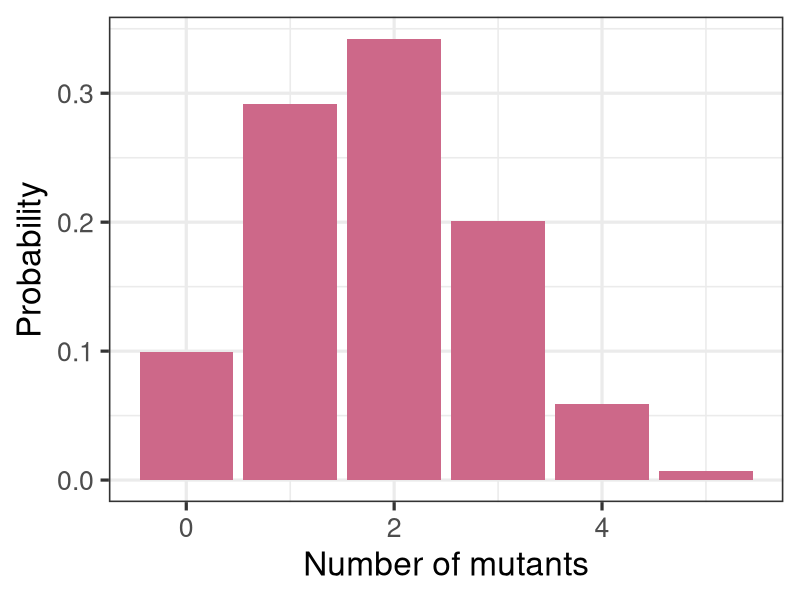
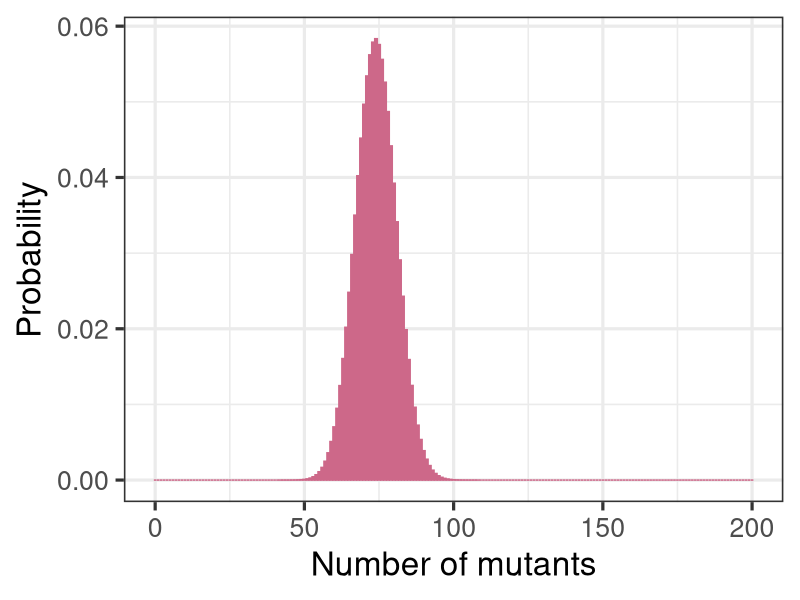
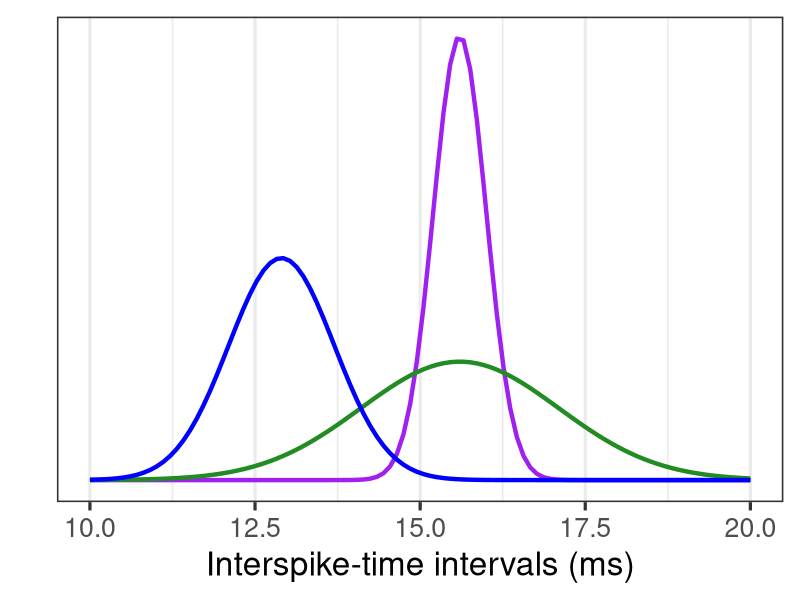
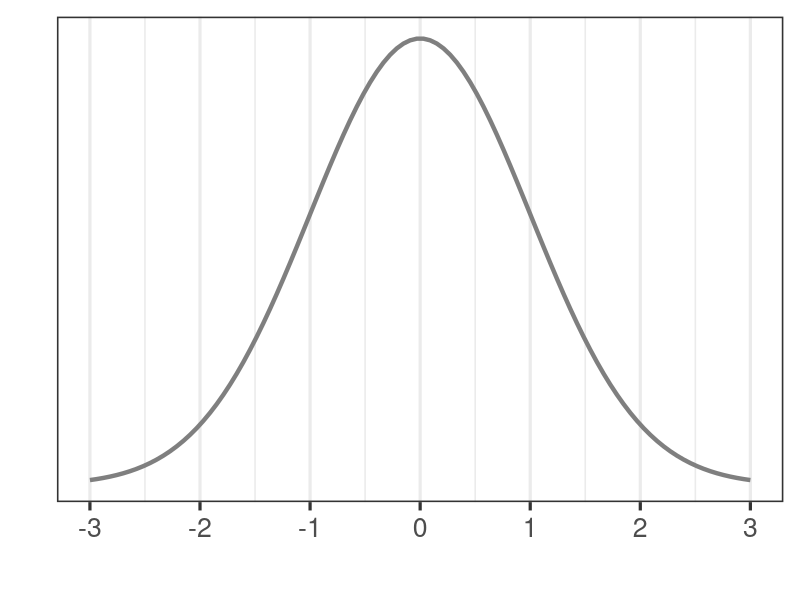
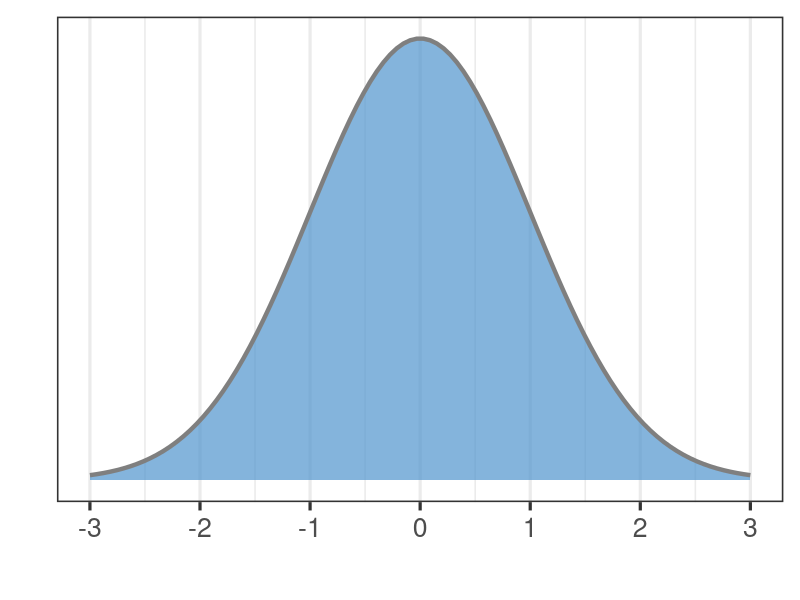
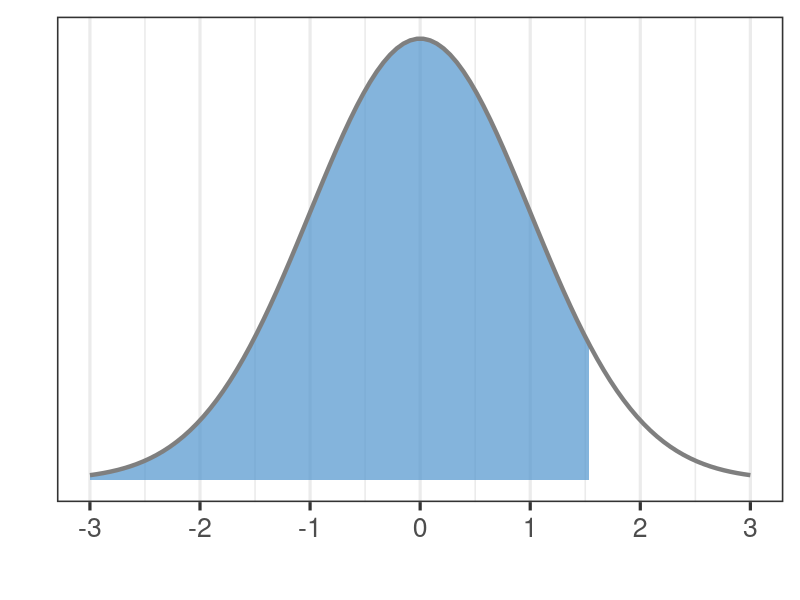
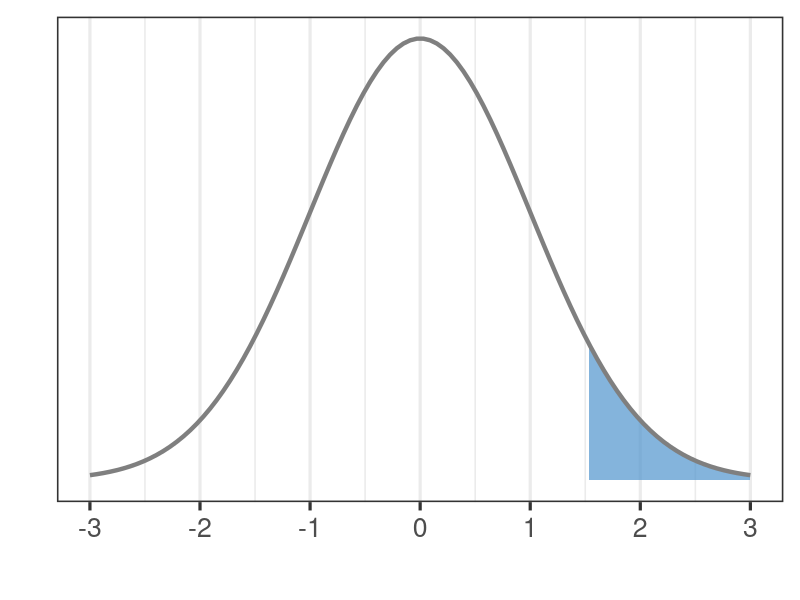
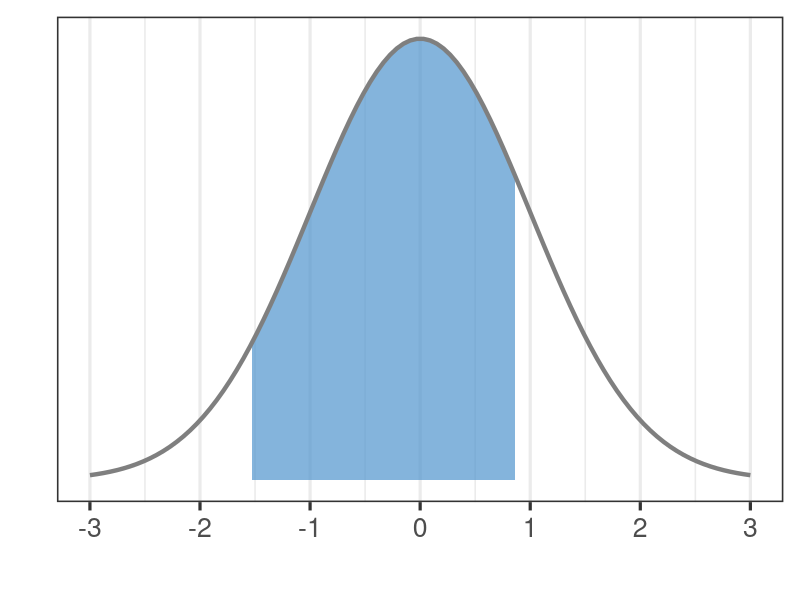

The R script that drew these images, in order:
# lecture 04 - binomial distributions (and normal)
library(tidyverse)

# set working directory
setwd(dirname(rstudioapi::getActiveDocumentContext()$path))

# plot mutant cat distribution
cats <- data.frame(mutants = c(0,1,2,3,4,5)) %>%
    dplyr::mutate(prob = dbinom(mutants, 5, 0.37))

cats %>%
    ggplot2::ggplot(.) +
    ggplot2::aes(x = mutants, y = prob) +
    ggplot2::geom_bar(stat = "identity", fill = "palevioletred3") +
    ggplot2::theme_bw(24) +
    ggplot2::labs(x = "Number of mutants", y = "Probability")
ggsave("mutant_cat_binom.png", height = 3, width = 5)


# create a pretend "unlimited binomial distribution" to approx normal distribution
cats2 <- data.frame(mutants = seq(0,200)) %>%
    dplyr::mutate(prob = dbinom(mutants, 200, 0.37))
cats2 %>%
    ggplot2::ggplot(.) +
    ggplot2::aes(x = mutants, y = prob) +
    ggplot2::geom_bar(stat = "identity", fill = "palevioletred3", color = "palevioletred3") +
    ggplot2::theme_bw(24) +
    ggplot2::labs(x = "Number of mutants", y = "Probability")
ggsave("mutant_cat_binom2.png", height = 3, width = 5)


###################
# The normal distribution

# plot normal distribution of interspike times in nerve cells
p1 <- data.frame(x = c(14.3,17)) %>%
    ggplot2::ggplot(.) +
    ggplot2::aes(x) +
    ggplot2::stat_function(fun = dnorm, 
                           n = 101, 
                           args = list(mean = 15.6, sd = 0.4)) + 
    ggplot2::labs(y = "", x = "Interspike-time intervals (ms)") +
    ggplot2::scale_y_continuous(breaks = NULL) +
    ggplot2::theme_bw(24)
ggsave(p1, filename = "interspike_nerves1.png", height = 5, width = 10)

# add line for mean and sd
p2 <- p1 +
    ggplot2::geom_vline(xintercept = 15.6, color = "red", size = 2) +
    ggplot2::geom_vline(xintercept = c(15.6+0.4, 15.6-0.4), color = "blue", size = 1.5, linetype = 2)
ggsave(p2, filename = "interspike_nerves2.png", height = 5, width = 10)

# try multiple different functions
data.frame(x = c(10,20)) %>%
    ggplot2::ggplot(.) +
    ggplot2::aes(x) +
    ggplot2::stat_function(fun = dnorm, 
                           n = 100, 
                           args = list(mean = 15.6, sd = 0.4),
                           color = "purple", size = 1.5) + 
    ggplot2::stat_function(fun = dnorm, 
                           n = 100, 
                           args = list(mean = 15.6, sd = 1.5),
                           color = "forestgreen", size = 1.5) +
    ggplot2::stat_function(fun = dnorm, 
                           n = 100, 
                           args = list(mean = 12.9, sd = 0.8),
                           color = "blue", size = 1.5) +
    ggplot2::labs(y = "", x = "Interspike-time intervals (ms)") +
    ggplot2::scale_y_continuous(breaks = NULL) +
    ggplot2::theme_bw(24)
ggsave("interspike_nerves3.png", height = 5, width = 10)

# standardized normal distribution
data.frame(x = c(-3,3)) %>%
    ggplot2::ggplot(.) +
    ggplot2::aes(x) +
    ggplot2::stat_function(fun = dnorm, 
                           n = 100, 
                           args = list(mean = 0, sd = 1),
                           color = "grey50", size = 1.5) + 
    ggplot2::labs(y = "", x = "") +
    ggplot2::scale_y_continuous(breaks = NULL) +
    ggplot2::scale_x_continuous(breaks = c(-3, -2, -1, 0, 1, 2, 3)) +
    ggplot2::theme_bw(24)
ggsave("standard_normal.png", height = 5, width = 10)


# plot example area under the curve
data.frame(x = c(-3,3)) %>%
    ggplot2::ggplot(.) +
    ggplot2::aes(x) +
    ggplot2::stat_function(fun = dnorm, 
                           n = 100, 
                           geom = "area",
                           args = list(mean = 0, sd = 1),
                           xlim = c(-3, 3),
                           alpha = 0.7,
                           fill = "steelblue3", size = 1.5) + 
    ggplot2::stat_function(fun = dnorm, 
                           n = 100, 
                           args = list(mean = 0, sd = 1),
                           color = "grey50", size = 1.5) + 
    ggplot2::labs(y = "", x = "") +
    ggplot2::scale_y_continuous(breaks = NULL) +
    ggplot2::scale_x_continuous(breaks = c(-3, -2, -1, 0, 1, 2, 3)) +
    ggplot2::theme_bw(24)
ggsave("standard_normal3.png", height = 5, width = 10)

# and again - with z = 1.53
data.frame(x = c(-3,3)) %>%
    ggplot2::ggplot(.) +
    ggplot2::aes(x) +
    ggplot2::stat_function(fun = dnorm, 
                           n = 100, 
                           geom = "area",
                           args = list(mean = 0, sd = 1),
                           xlim = c(-3, 1.53),
                           alpha = 0.7,
                           fill = "steelblue3", size = 1.5) + 
    ggplot2::stat_function(fun = dnorm, 
                           n = 100, 
                           args = list(mean = 0, sd = 1),
                           color = "grey50", size = 1.5) + 
    ggplot2::labs(y = "", x = "") +
    ggplot2::scale_y_continuous(breaks = NULL) +
    ggplot2::scale_x_continuous(breaks = c(-3, -2, -1, 0, 1, 2, 3)) +
    ggplot2::theme_bw(24)
ggsave("standard_normal2.png", height = 5, width = 10)

# highlight other side of the curve
data.frame(x = c(-3,3)) %>%
    ggplot2::ggplot(.) +
    ggplot2::aes(x) +
    ggplot2::stat_function(fun = dnorm, 
                           n = 100, 
                           geom = "area",
                           args = list(mean = 0, sd = 1),
                           xlim = c(1.53, 3),
                           alpha = 0.7,
                           fill = "steelblue3", size = 1.5) + 
    ggplot2::stat_function(fun = dnorm, 
                           n = 100, 
                           args = list(mean = 0, sd = 1),
                           color = "grey50", size = 1.5) + 
    ggplot2::labs(y = "", x = "") +
    ggplot2::scale_y_continuous(breaks = NULL) +
    ggplot2::scale_x_continuous(breaks = c(-3, -2, -1, 0, 1, 2, 3)) +
    ggplot2::theme_bw(24)
ggsave("standard_normal4.png", height = 5, width = 10)

data.frame(x = c(-3,3)) %>%
    ggplot2::ggplot(.) +
    ggplot2::aes(x) +
    ggplot2::stat_function(fun = dnorm, 
                           n = 100, 
                           geom = "area",
                           args = list(mean = 0, sd = 1),
                           xlim = c(-1.53, 0.86),
                           alpha = 0.7,
                           fill = "steelblue3", size = 1.5) + 
    ggplot2::stat_function(fun = dnorm, 
                           n = 100, 
                           args = list(mean = 0, sd = 1),
                           color = "grey50", size = 1.5) + 
    ggplot2::labs(y = "", x = "") +
    ggplot2::scale_y_continuous(breaks = NULL) +
    ggplot2::scale_x_continuous(breaks = c(-3, -2, -1, 0, 1, 2, 3)) +
    ggplot2::theme_bw(24)
ggsave("standard_normal5.png", height = 5, width = 10)
pnorm(0.86) - pnorm(-1.53)
